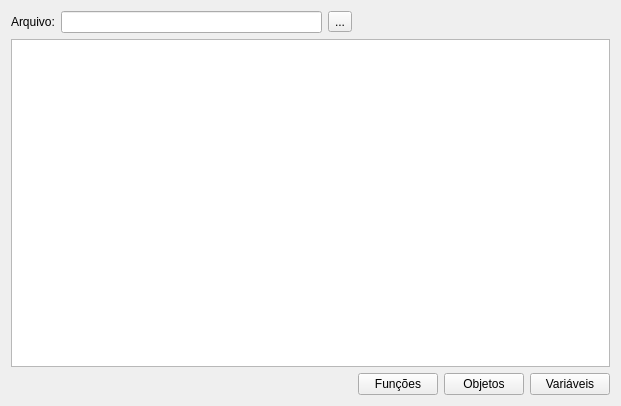
<?xml version="1.0" encoding="UTF-8"?>
<ui version="4.0">
 <class>ScriptsEditorWidget</class>
 <widget class="QWidget" name="ScriptsEditorWidget">
  <property name="geometry">
   <rect>
    <x>0</x>
    <y>0</y>
    <width>621</width>
    <height>406</height>
   </rect>
  </property>
  <property name="windowTitle">
   <string>Form</string>
  </property>
  <layout class="QGridLayout" name="gridLayout">
   <item row="0" column="0">
    <widget class="QLabel" name="label">
     <property name="text">
      <string>Arquivo:</string>
     </property>
    </widget>
   </item>
   <item row="0" column="1">
    <widget class="QLineEdit" name="lineEdit"/>
   </item>
   <item row="1" column="0" colspan="6">
    <widget class="QTextEdit" name="textEdit"/>
   </item>
   <item row="2" column="0" colspan="2">
    <spacer name="horizontalSpacer">
     <property name="orientation">
      <enum>Qt::Horizontal</enum>
     </property>
     <property name="sizeHint" stdset="0">
      <size>
       <width>40</width>
       <height>20</height>
      </size>
     </property>
    </spacer>
   </item>
   <item row="2" column="3">
    <widget class="QPushButton" name="pushButton_3">
     <property name="text">
      <string>Funções</string>
     </property>
    </widget>
   </item>
   <item row="2" column="4">
    <widget class="QPushButton" name="pushButton_2">
     <property name="text">
      <string>Objetos</string>
     </property>
    </widget>
   </item>
   <item row="2" column="5">
    <widget class="QPushButton" name="pushButton">
     <property name="text">
      <string>Variáveis</string>
     </property>
    </widget>
   </item>
   <item row="0" column="2">
    <widget class="QToolButton" name="toolButton">
     <property name="text">
      <string>...</string>
     </property>
    </widget>
   </item>
  </layout>
 </widget>
 <resources/>
 <connections/>
</ui>
